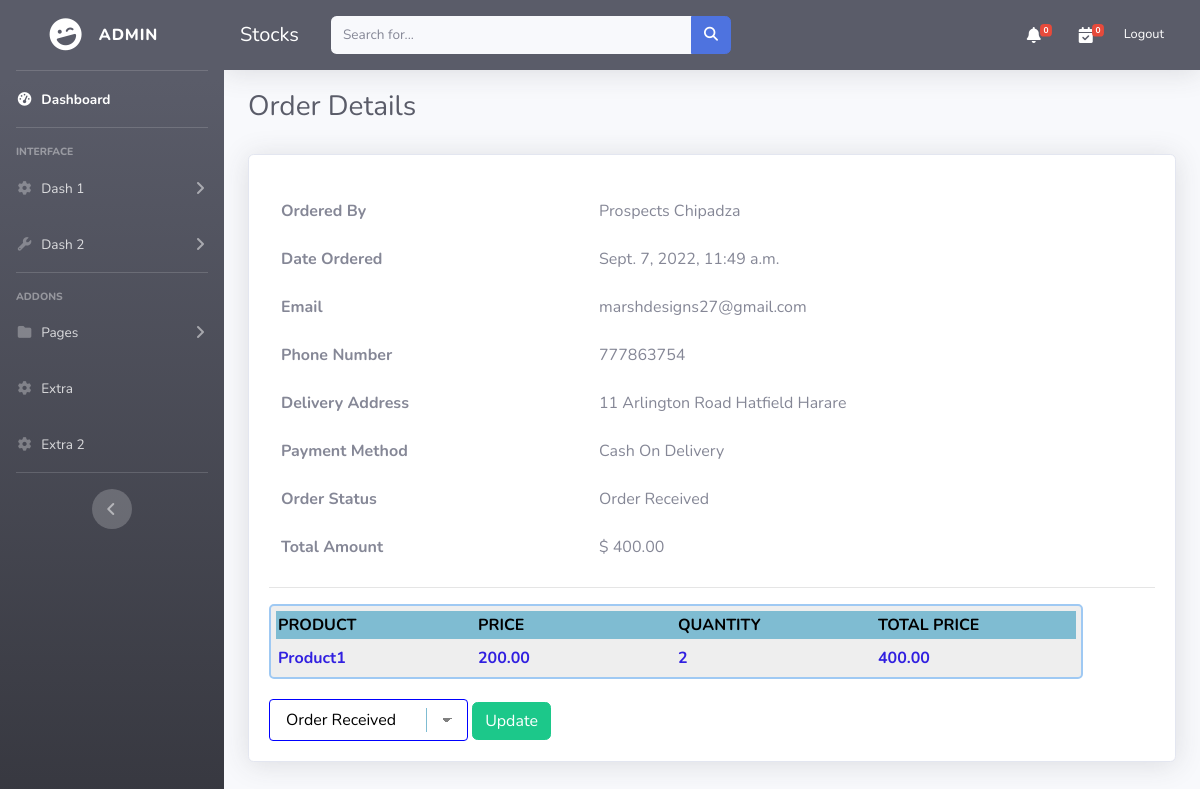
Screenshot of /s_order_detail/52/ (signed in) with the database file from the repository.
### dashboard/models.py (models this page shows, shortened)
class Order(models.Model):
    user = models.ForeignKey(Customer, on_delete=models.CASCADE, null=True, blank=True)
    first_name =models.CharField(max_length=255,null=True,blank=True)
    last_name = models.CharField(max_length=255,blank=True, null=True)
    email = models.EmailField(max_length=255,null=True, blank=True)
    phone = models.CharField(max_length=255,blank=True, null=True)
    address = models.CharField(max_length=255,null=True,blank=True)
    paid_amount = models.DecimalField(null=True,blank=True,max_digits=50,decimal_places=2)
    created_at = models.DateTimeField(auto_now_add=True, null=True,blank=True)
    vendors = models.ManyToManyField(Vendor, related_name="orders", null=True, blank=True)
    payment_method = models.CharField(
        max_length=200, choices=METHOD, default="Cash On Delivery")
    order_status = models.CharField(max_length=50, choices=ORDER_STATUS, null=True,blank=True, default='Order Received')
    class Meta:
        ordering = ['-created_at']

class OrderItem(models.Model):
    order = models.ForeignKey(Order, related_name="items", on_delete=models.CASCADE,null=True,blank=True)
    product = models.ForeignKey(Product, related_name="items", on_delete=models.CASCADE,null=True,blank=True)
    vendor = models.ForeignKey(Vendor, related_name="items", on_delete=models.CASCADE)
    user = models.ForeignKey(Customer, related_name="items", on_delete=models.CASCADE,null=True,blank=True)
    vendor_paid = models.BooleanField(default=False)
    price = models.DecimalField(max_digits=50, decimal_places=2)
    quantity = models.IntegerField(default=1)
    def get_total_price(self):
        return self.price * self.quantity

class Product(models.Model):
    vendor = models.ForeignKey(Vendor, related_name="products", on_delete=models.CASCADE,null=True,blank=True)
    title = models.CharField(max_length=255,null=True, blank=True)
    slug = models.SlugField(max_length=55)
    description = models.TextField(blank=True, null=True)
    price = models.DecimalField(max_digits=50, decimal_places=2)
    added_date = models.DateTimeField(auto_now_add=True)
    category = models.CharField(choices=CATEGORY_CHOICES, max_length=255,null=True, blank=True)
    pack_size = models.CharField(max_length=255,null=True,blank=True)
    quantity = models.PositiveIntegerField(default=1)
    expiry_date = models.DateField(blank=True,null=True, help_text='date in format yyyy-mm-dd')
    class Meta:
        ordering = ['-added_date']

### dashboard/views.py (the view)
# urls.py: path('s_order_detail/<int:pk>/',SupplierOrderDetails.as_view(), name='s_order_detail'),
class SupplierOrderDetails(DetailView):
    template_name= 'skeleton/supplier_order_detail.html'
    model = Order
    context_object_name = 'details'
    def get_context_data(self, **kwargs):
        context = super().get_context_data(**kwargs)
        context["status"] = ORDER_STATUS
        return context

### dashboard/context_processors.py (called while the page is built)
def notifications(request):
    allnotifications = BroadcastNotification.objects.all()
    return {'notifications': allnotifications}

def cart(request):
    return {'cart': Cart(request)}

### templates/skeleton/supplier_order_detail.html (shortened to what this page needs)
{% extends 'body/base.html' %}
{% block content %}
<div class="container-fluid">
    <div class="d-sm-flex align-items-center justify-content-between mb-4">
        <h1 class="h3 mb-0 text-gray-800" style='margin-top:20px;'>Order Details</h1>
    </div>
    <div class="card shadow mb-4" style='margin-top:30px;'>
        <div class="card-body">
            <div class='table-responsive'>
                    <table class="table bg-white table-borderless">
                        <tbody>
                            <tr>
                                <th scope="row">Ordered By</th>
                                <td>{{details.first_name}} {{details.last_name }}</td>
                            </tr>
                            <tr>
                                <th scope="row">Date Ordered</th>
                                <td>{{details.created_at }}</td>
                            </tr>
                            <tr>
                                <th scope="row">Email</th>
                                <td>{{details.email }}</td>
                            </tr>
                            <tr>
                                <th scope="row">Phone Number</th>
                                <td>{{details.phone }}</td>
                            </tr>
                            <tr>
                                <th scope="row">Delivery Address</th>
                                <td>{{details.address }}</td>
                            </tr>
                            <tr>
                                <th scope="row">Payment Method</th>
                                <td>{{details.payment_method }}</td>
                            </tr>
                            <tr>
                                <th scope="row">Order Status</th>
                                <td>{{details.order_status }}</td>
                            </tr>
                            <tr>
                                <th scope="row">Total Amount</th>
                                <td>$ {{details.paid_amount }}</td>
                            </tr>
                        </tbody>
                    </table>
                    <hr />
                    <div class="div-table">
                        <div class="div-table-row">
                           <div class="div-table-col edit">Product</div>
                           <div  class="div-table-col edit">Price</div>
                           <div  class="div-table-col edit">Quantity</div>
                           <div  class="div-table-col edit">Total Price</div>
                        </div>
                        {% for item in details.items.all %}
                        {% if item.vendor == request.user.vendor %}
                       <div class="div-table-row">
                            <div class="div-table-col edit2" >{{ item.product.title }}</div>
                           <div class="div-table-col edit2">{{ item.product.price }}</div>
                           <div class="div-table-col edit2">{{ item.quantity }}</div>
                           <div class="div-table-col edit2">{{ item.get_total_price }}</div>
                       </div>
                       {% endif %}
                       {% endfor %}
                    </div>
                    <form action="{% url 'change_status' details.id %}" method='POST'>
                        <select name='status' class='edit3'>
                            {% for i, j in status  %}
                            <option value="{{i}}" {% if i == details.order_status %}selected{% endif %}>{{j}}</option>
                            {% endfor %}
                        </select>
                        <button class='btn btn-success'>Update</button>
                    </form>
            </div>
        </div>
    </div>
</div>
{% endblock  %}

### templates/skeleton/supplier_order_detail.html (style rules this page uses)
.div-table { display: table; border-radius: 5px; width: auto; background-color: #eee; border: 2px solid #9FC9F3; border-spacing: 5px; }
.div-table-row { display: table-row; width: auto; clear: both; }
.div-table-col { float: left; display: table-column; width: 200px; background-color: #ccc; }
.edit { font-weight:bold; text-transform: uppercase; background-color:#7FBCD2; padding: 2px; color:black; }
.edit2 { background-color:transparent; color:#3120E0; font-weight:bold; padding: 2px; }
select { background-color: white; border: thin solid blue; border-radius: 4px; display: inline-block; font: inherit; line-height: 1.5em; padding: 0.5em 3.5em 0.5em 1em; margin: 0; -webkit-box-sizing: border-box; -moz-box-sizing: border-box; box-sizing: border-box; -webkit-appearance: none; -moz-appearance: none; }
select.edit3 { background-image: linear-gradient(45deg, transparent 50%, gray 50%), linear-gradient(135deg, gray 50%, transparent 50%), linear-gradient(to right, #7FBCD2, #7FBCD2); background-position: calc(100% - 20px) calc(1em + 2px), calc(100% - 15px) calc(1em + 2px), calc(100% - 2.5em) 0.5em; background-size: 5px 5px, 5px 5px, 1px 1.5em; background-repeat: no-repeat; }
option { font-weight: bold; }

### rows the page displays
Order: first_name "Prospects", last_name "Chipadza", created_at "Sept. 7, 2022, 11:49 a.m.", email "marshdesigns27@gmail.com", phone "777863754", address "11 Arlington Road Hatfield Harare", payment_method "Cash On Delivery", order_status "Order Received", paid_amount "400.00", status "Order Received"
OrderItem: product "Product1", product.price "200.00", quantity "2", get_total_price "400.00"
